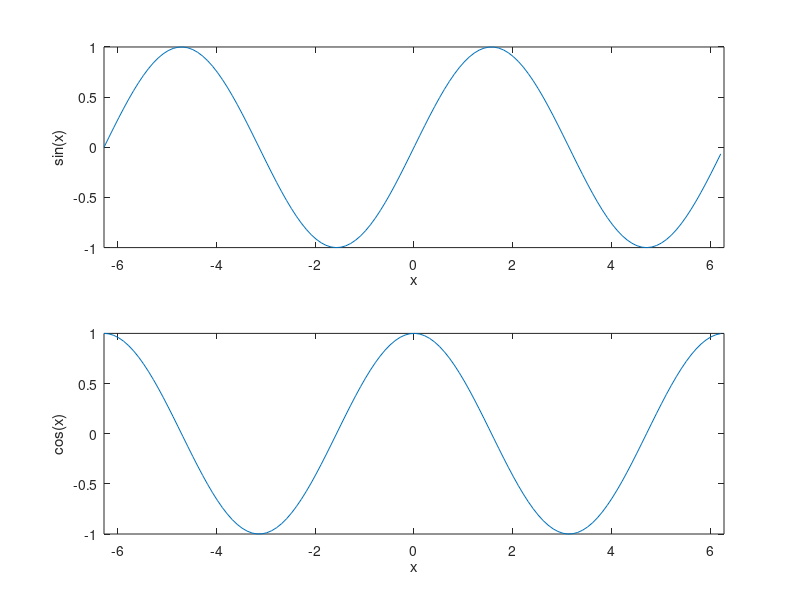

The MATLAB script that drew this image:
x = -2*pi:0.1:2*pi;
y = sin(x);
subplot(2,1,1);
plot(x,y);
xlabel('x');
ylabel('sin(x)');
axis([-2*pi 2*pi -1 1]);

y = cos(x);
subplot(2,1,2);
plot(x,y);
xlabel('x');
ylabel('cos(x)');
axis([-2*pi 2*pi -1 1]);